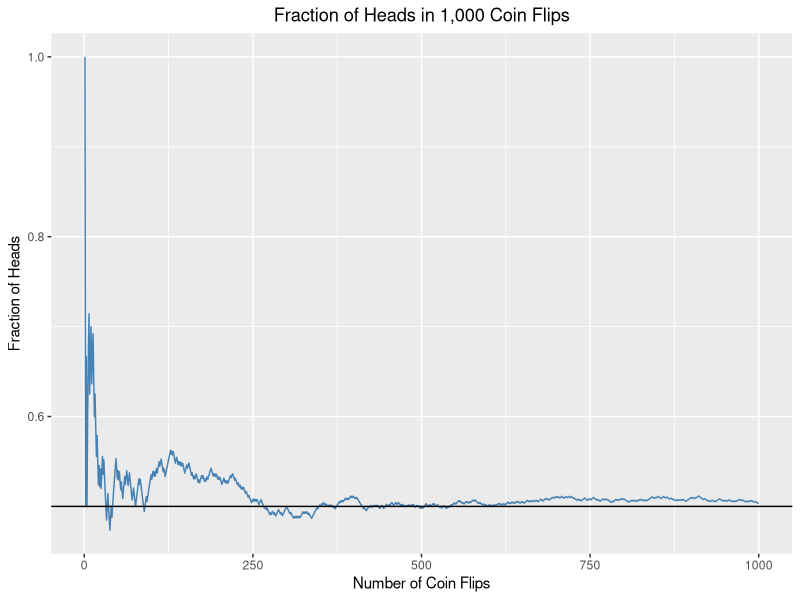
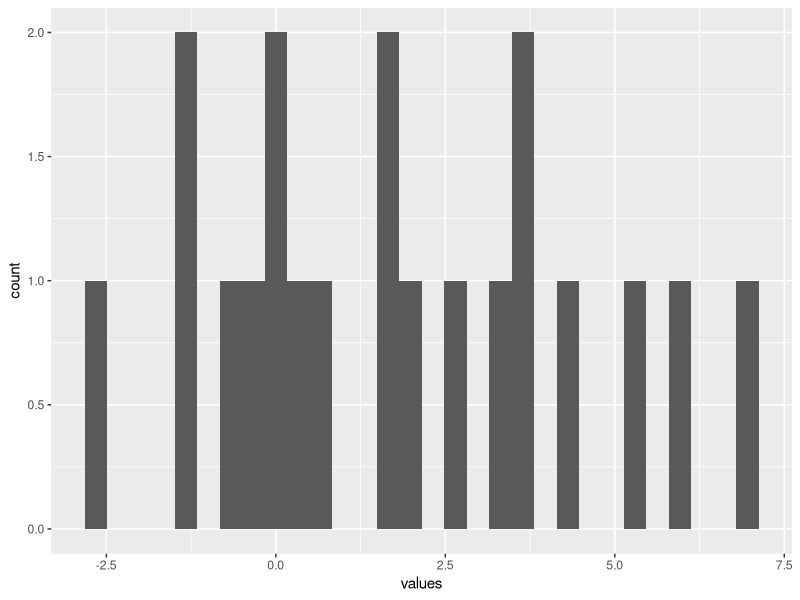
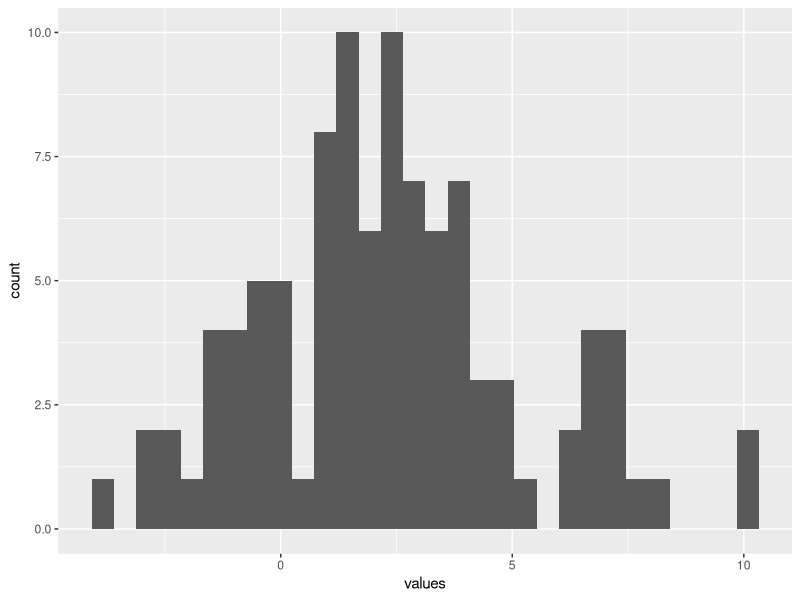
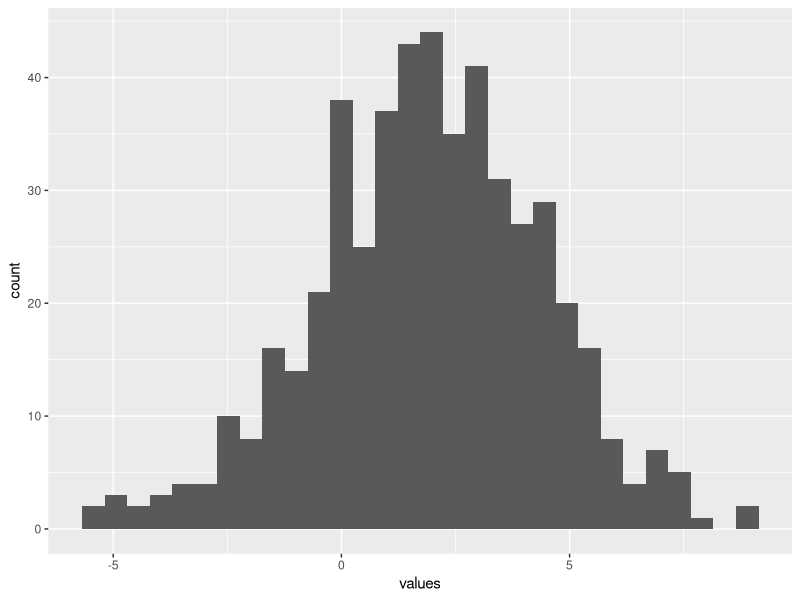
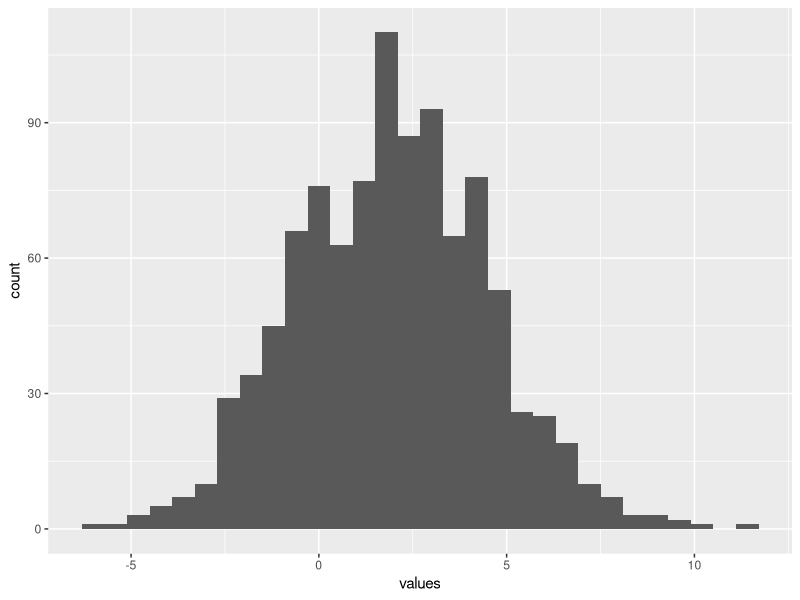
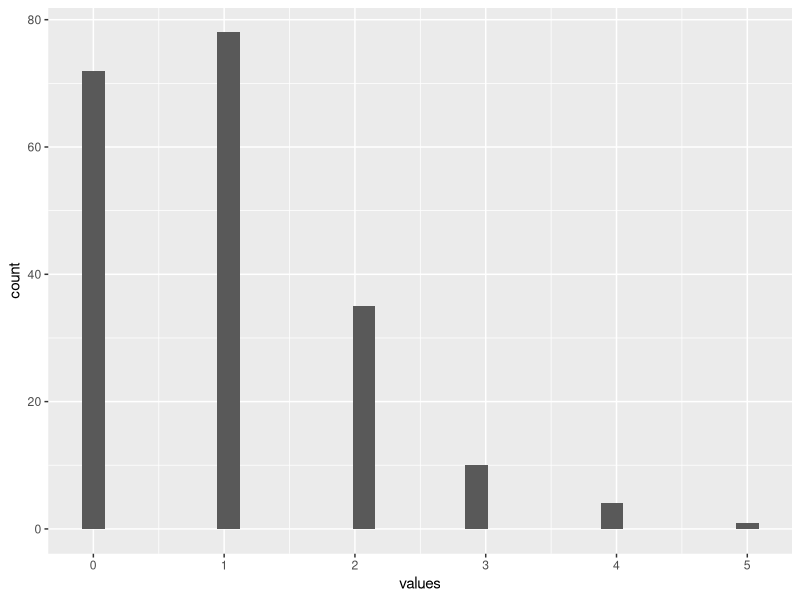
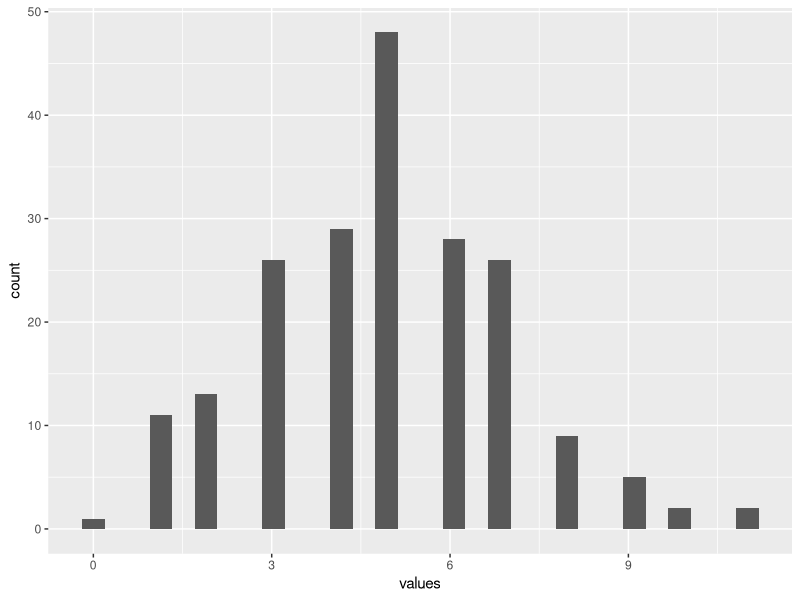
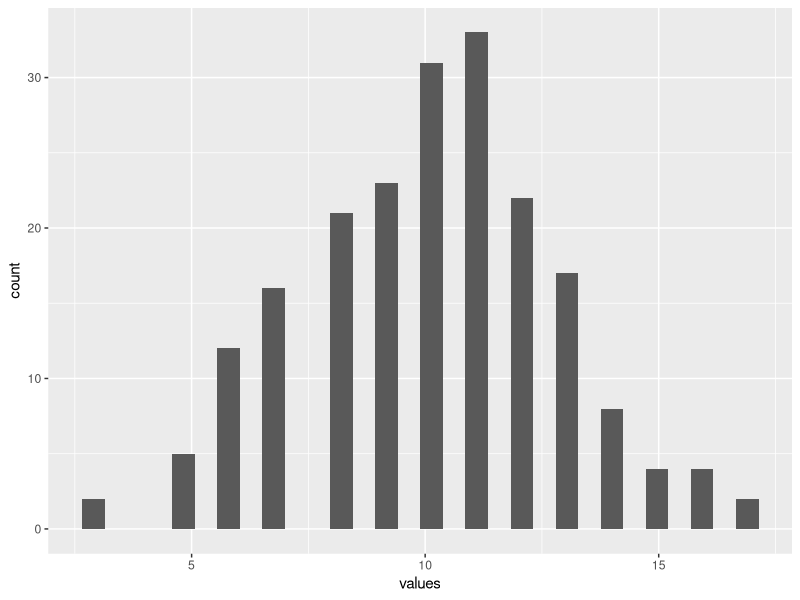

These figures' R source, in order:
## ---- chunk 1
#| echo: false 

# clear the mamory and import package
rm(list = ls())
library(tidyverse)
set.seed(2025)
## ---- chunk 2
#| echo: false        # hide code if this is the Answers page

# simulate 1,000 coin flips by denoting head if value above 0.5, tail otherwise
coin_flips <- runif(1000) > 0.5

# calculate cumulative number and fraction of heads for coin flips of 1, 2, 3, ..., 1000
cum_heads <- cumsum(coin_flips)
frac_heads <- cum_heads / 1:1000

# record the result of each flip in dataframe
df <- data.frame(
  flips = 1:1000,
  coin_outcome = coin_flips,
  cumulative_heads = cum_heads,
  fraction_heads = frac_heads
)

# take a look at the fitst five records
head(df)
## ---- chunk 3
#| fig-width: 8       # inches
#| fig-height: 5
#| out-width: "90%"   # scales in the page
#| fig-align: center
#| echo: false        # hide code if this is the Answers page

# draw the fraction of head over each flip
ggplot(df, aes(x = flips, y = fraction_heads)) +
  
  ## draw the fraction of head
  geom_line(color = "steelblue") +
  
  ## (OPTIONAL) baseline fraction is 0.5
  geom_hline(aes(yintercept = 0.5), color = "black") +
  
  ## add label to make the graph more readable
  labs(
    title = "Fraction of Heads in 1,000 Coin Flips",
    x = "Number of Coin Flips",
    y = "Fraction of Heads"
  ) +
  
  ## center the graph title
  theme(plot.title = element_text(hjust = 0.5))
## ---- chunk 4
#| echo: false        # hide code if this is the Answers page

# define distribution parameters
mu <- 2
sigma <- 2.5

# draw the random normal samples according to different sample size
draw_size20   <- rnorm(20, mean = mu, sd = sigma)
draw_size100  <- rnorm(100, mean = mu, sd = sigma)
draw_size500  <- rnorm(500, mean = mu, sd = sigma)
draw_size1000 <- rnorm(1000, mean = mu, sd = sigma)

# compute the simulated mean and standard deviation according to different draw sizes
sim_result <- data.frame(
  sample_size = c(20, 100, 500, 1000),
  mean = c(mean(draw_size20), mean(draw_size100), mean(draw_size500), mean(draw_size1000)),
  sd = c(sd(draw_size20), sd(draw_size100), sd(draw_size500), sd(draw_size1000))
)
print(sim_result)
## ---- chunk 5
#| fig-width: 8       # inches
#| fig-height: 5
#| out-width: "90%"   # scales in the page
#| fig-align: center
#| echo: false        # hide code if this is the Answers page

# the histogram when draw size = 20
df_size20 <- data.frame(
  values = draw_size20
)
ggplot(df_size20, aes(x = values)) +
  geom_histogram()
## ---- chunk 6
#| fig-width: 8       # inches
#| fig-height: 5
#| out-width: "90%"   # scales in the page
#| fig-align: center
#| echo: false        # hide code if this is the Answers page

# the histogram when draw size = 100
df_size100 <- data.frame(
  values = draw_size100
)
ggplot(df_size100, aes(x = values)) +
  geom_histogram()
## ---- chunk 7
#| fig-width: 8       # inches
#| fig-height: 5
#| out-width: "90%"   # scales in the page
#| fig-align: center
#| echo: false        # hide code if this is the Answers page

# the histogram when draw size = 500
df_size500 <- data.frame(
  values = draw_size500
)
ggplot(df_size500, aes(x = values)) +
  geom_histogram()
## ---- chunk 8
#| fig-width: 8       # inches
#| fig-height: 5
#| out-width: "90%"   # scales in the page
#| fig-align: center
#| echo: false        # hide code if this is the Answers page

# the histogram when draw size = 1000
df_size1000 <- data.frame(
  values = draw_size1000
)
ggplot(df_size1000, aes(x = values)) +
  geom_histogram()
## ---- chunk 9
#| echo: false        # hide code if this is the Answers page

# define distribution parameter and trial size
p <- 0.1
sample_num <- 200

# draw the random binomial samples according to different sample size
draw_size10   <- rbinom(sample_num, size = 10,  prob = p)
draw_size50  <- rbinom(sample_num, size = 50,  prob = p)
draw_size100  <- rbinom(sample_num, size = 100, prob = p)
draw_size500 <- rbinom(sample_num, size = 500, prob = p)

# compute the simulated mean and standard deviation according to different draw sizes
sim_result <- data.frame(
  sample_size = c(10, 50, 100, 500),
  mean = c(mean(draw_size10), mean(draw_size50), mean(draw_size100), mean(draw_size500)),
  sd = c(sd(draw_size10), sd(draw_size50), sd(draw_size100), sd(draw_size500))
)
print(sim_result)
## ---- chunk 10
#| fig-width: 8       # inches
#| fig-height: 5
#| out-width: "90%"   # scales in the page
#| fig-align: center
#| echo: false        # hide code if this is the Answers page

# the histogram when draw size = 10
df_size10 <- data.frame(
  values = draw_size10
)
ggplot(df_size10, aes(x = values)) +
  geom_histogram()
## ---- chunk 11
#| fig-width: 8       # inches
#| fig-height: 5
#| out-width: "90%"   # scales in the page
#| fig-align: center
#| echo: false        # hide code if this is the Answers page

# the histogram when draw size = 50
df_size50 <- data.frame(
  values = draw_size50
)
ggplot(df_size50, aes(x = values)) +
  geom_histogram()
## ---- chunk 12
#| fig-width: 8       # inches
#| fig-height: 5
#| out-width: "90%"   # scales in the page
#| fig-align: center
#| echo: false        # hide code if this is the Answers page

# the histogram when draw size = 100
df_size100 <- data.frame(
  values = draw_size100
)
ggplot(df_size100, aes(x = values)) +
  geom_histogram()
## ---- chunk 13
#| fig-width: 8       # inches
#| fig-height: 5
#| out-width: "90%"   # scales in the page
#| fig-align: center
#| echo: false        # hide code if this is the Answers page

# the histogram when draw size = 500
df_size500 <- data.frame(
  values = draw_size500
)
ggplot(df_size500, aes(x = values)) +
  geom_histogram()
